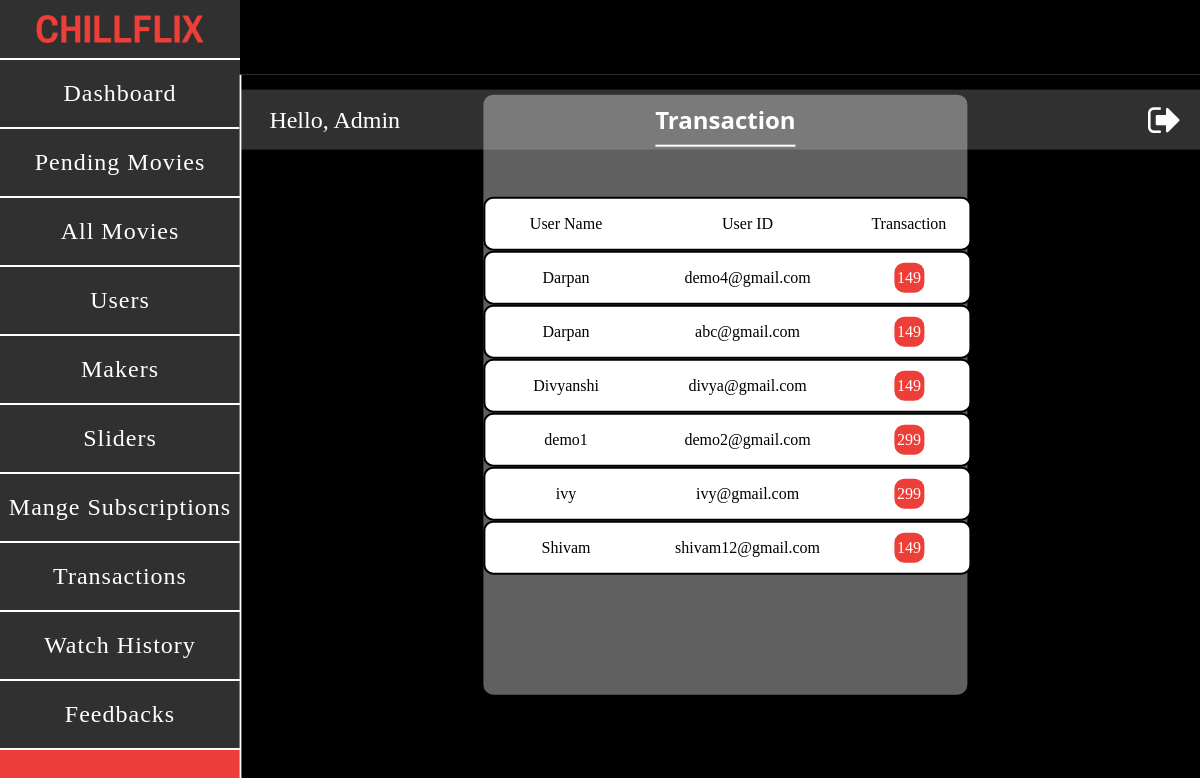
The page /admin-transaction.php on the database its author committed.
### tables this page shows
CREATE TABLE IF NOT EXISTS `user` (
  `name` varchar(30) NOT NULL,
  `email` varchar(50) NOT NULL,
  `pwd` varchar(50) NOT NULL,
  `fav` varchar(20) NOT NULL,
  `subscription` int NOT NULL,
  `exp` date NOT NULL,
  PRIMARY KEY (`email`)
);

### admin-transaction.php (the view, shortened to what this page needs)
<?php
    include('admin_header.php');
    $con = mysqli_connect("localhost","root","","chillflix");
    $query = "SELECT * FROM user WHERE subscription NOT IN(0)";
    $res = mysqli_query($con, $query);
?>
<!DOCTYPE html>
<html lang="en">
<head>
    <link rel="stylesheet" href="admin-transaction.css">
</head>
<body>
    <article>
        <div class="admin-pending">
            <div class="pending-main">
                <div class="update-container">
                    <div class="update-form">
                        <div class="form-first">
                            <h1>Transaction</h1>
                        </div>
                        <br>
                        <div class="bar-child">
                            <div class="item-update">
                                <div class="items-pos">
                                <div class="items">
                                        <div class="items-id">
                                            <label>User Name</label>
                                        </div>
                                        <div class="items-name">
                                            <label>User ID</label>
                                        </div>
                                        <div class="items-update">
                                            Transaction
                                        </div>
                                </div>
                                <?php
                                    while($row = mysqli_fetch_assoc($res))
                                    {
                                ?>
                                    <div class="items">
                                        <div class="items-id">
                                            <label><?php echo $row["name"]; ?></label>
                                        </div>
                                        <div class="items-name">
                                            <label><?php echo $row["email"]; ?></label>
                                        </div>
                                        <div class="items-update">
                                            <label><?php echo $row["subscription"]; ?></label>
                                        </div>
                                    </div>
                                <?php
                                    }
                                ?>
                                </div>
                            </div>
                        </div>
                    </div>
                </div>
            </div>
        </div>
    </article>
</body>
</html>

### admin_header.css (style rules this page uses)
* { padding: 0; margin: 0; }

### admin-transaction.css (style rules this page uses)
* { padding: 0; margin: 0; }
body { background-color: black; }
.admin-pending { position: fixed; width: 81%; height: 100%; top:50%; left:50%; transform: translate(-37.1%,-41.9%); overflow-y: scroll; }
.pending-main { margin-top: -2px; border: 2px solid white; height: auto; }
.update-container { padding-top: 20px; display: flex; justify-content: center; height: 900px; }
.update-form { background: rgba(206, 206, 206, 0.468); width: 50%; height: 600px; line-height: 50px; border-radius: 10px; }
.form-first { display: flex; justify-content: center; }
.update-form h1 { height: 50px; border-bottom: 2px solid White; color: white; font-family:system-ui, -apple-system, BlinkMacSystemFont, 'Segoe UI', Roboto, Oxygen, Ubuntu, Cantarell, 'Open Sans', 'Helvetica Neue', sans-serif; }
.bar-child { width: 100%; height: 450px; }
.item-update { height: auto; display: flex; justify-content: center; }
.items { background-color: white; width: 100%; height: 50px; display: flex; border: 2px solid black; border-radius: 10px; }
.items-id { width: 40%; display: flex; justify-content: center; align-items: center; }
.items-name { width: 50%; display: flex; justify-content: center; align-items: center; }
.items-pos { width: 500px; height: 50px; }
.items-update { width: 30%; display: flex; justify-content: center; align-items: center; }
.items-update label { color: white; width: 30px; height: 30px; background-color: #ee3e38; border-radius: 10px; display: flex; justify-content: center; align-items: center; }

### rows shown on the page
user: name "Darpan", email "demo4@gmail.com", subscription "149"
user: name "Darpan", email "abc@gmail.com", subscription "149"
user: name "Divyanshi", email "divya@gmail.com", subscription "149"
user: name "demo1", email "demo2@gmail.com", subscription "299"
user: name "ivy", email "ivy@gmail.com", subscription "299"
user: name "Shivam", email "shivam12@gmail.com", subscription "149"
